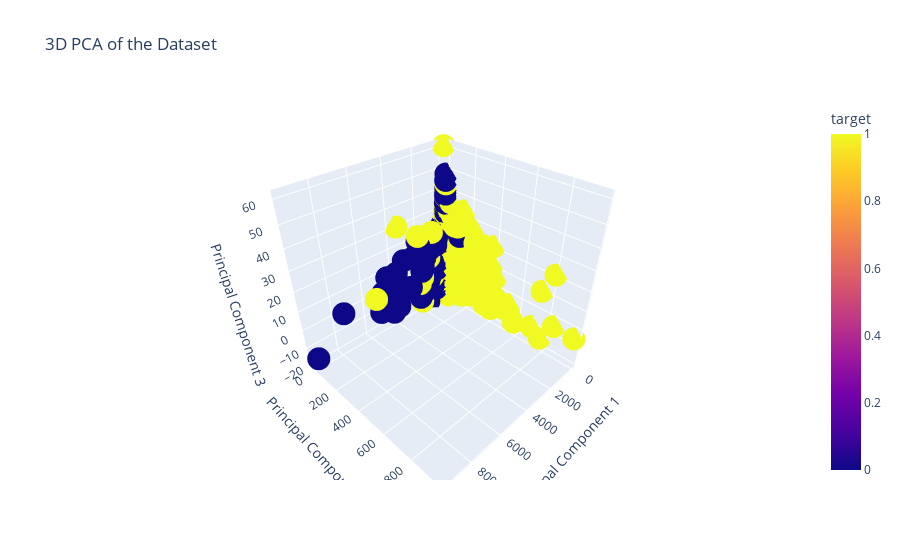

Source (notebook cell):
### Markdown cell above
In the next cell, you are asked to perform a 3 components PCA and plot it using Plotly.
<div class="alert alert-danger">
 Note: On certain versions of Firefox, the 3D scatter function of plotly may have some issues.
</div>

### Code cell
"""
CELL N°2.2.2 : Principal Component Analysis (3D)

@pre:  A pandas.DataFrame `X` containing the dataset and labels `y`
@post: A PCA visualization in 3D where points are colored with respect to true labels `y`
"""

# Principal Component Analysis (3D)

# Select only numeric columns for PCA
numeric_columns = X.select_dtypes(include=[np.number]).columns
X_numeric = X[numeric_columns]

# Handle missing values by filling them with the mean of the column
from sklearn.impute import SimpleImputer

imputer = SimpleImputer(strategy='mean')
X_numeric = imputer.fit_transform(X_numeric)

# Perform PCA with 3 components
pca_3d = PCA(n_components=3)
X_pca_3d = pca_3d.fit_transform(X_numeric)

# Create a DataFrame with the PCA results
pca_3d_df = pd.DataFrame(data=X_pca_3d, columns=['PC1', 'PC2', 'PC3'])
pca_3d_df['target'] = y

# Plot the PCA results in 3D using Plotly
import plotly.express as px

fig = px.scatter_3d(
    pca_3d_df, 
    x='PC1', 
    y='PC2', 
    z='PC3', 
    color='target', 
    title='3D PCA of the Dataset',
    labels={'PC1': 'Principal Component 1', 'PC2': 'Principal Component 2', 'PC3': 'Principal Component 3'}
)

fig.show()

### Figure 1 — Plotly figure (JSON) as saved in the notebook; plotly's stock layout.template omitted (floating-point values rounded to 4 significant figures; data arrays with more than 128 entries replaced by an {"elided": "..."} marker saying what was removed)
{"data": [{"hovertemplate": "Principal Component 1=%{x}<br>Principal Component 2=%{y}<br>Principal Component 3=%{z}<br>target=%{marker.color}<extra></extra>", "legendgroup": "", "marker": {"color": {"elided": "6172 int values"}, "coloraxis": "coloraxis", "symbol": "circle"}, "mode": "markers", "name": "", "scene": "scene", "showlegend": false, "type": "scatter3d", "x": {"elided": "6172 float values"}, "y": {"elided": "6172 float values"}, "z": {"elided": "6172 float values"}}], "layout": {"coloraxis": {"colorbar": {"title": {"text": "target"}}, "colorscale": [[0, "#0d0887"], [0.1111, "#46039f"], [0.2222, "#7201a8"], [0.3333, "#9c179e"], [0.4444, "#bd3786"], [0.5556, "#d8576b"], [0.6667, "#ed7953"], [0.7778, "#fb9f3a"], [0.8889, "#fdca26"], [1, "#f0f921"]]}, "legend": {"tracegroupgap": 0}, "scene": {"domain": {"x": [0, 1], "y": [0, 1]}, "xaxis": {"title": {"text": "Principal Component 1"}}, "yaxis": {"title": {"text": "Principal Component 2"}}, "zaxis": {"title": {"text": "Principal Component 3"}}}, "title": {"text": "3D PCA of the Dataset"}}}
